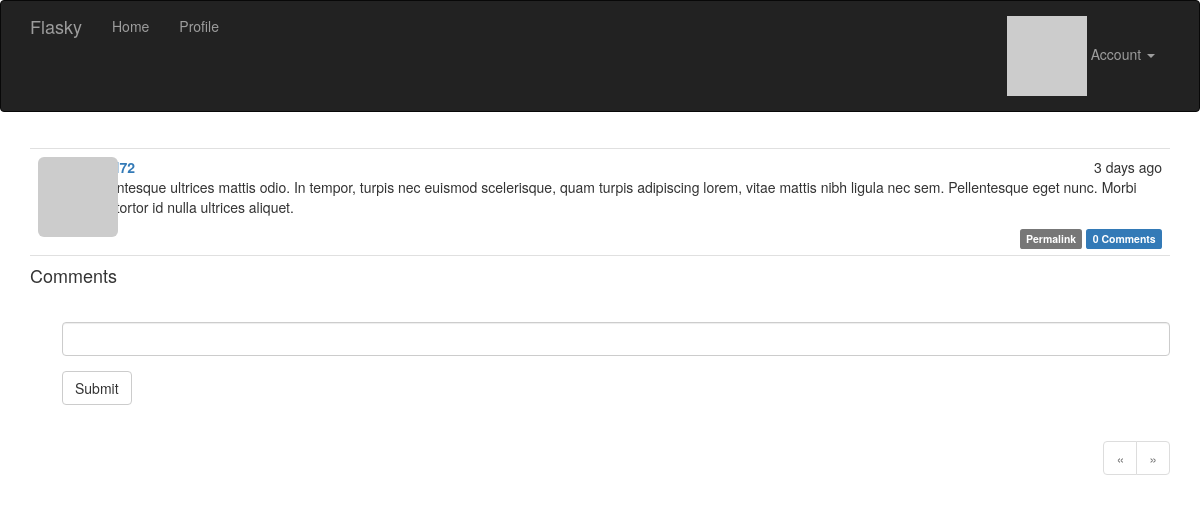
The app's page /post/34 (signed in) with its own data.
### app/models.py (models this page shows, shortened)
class Post(db.Model):
    __tablename__ = 'posts'
    id = db.Column(db.Integer, primary_key=True)
    body = db.Column(db.Text)
    body_html=db.Column(db.Text)
    timestamp = db.Column(db.DateTime, index=True, default=datetime.utcnow)
    author_id = db.Column(db.Integer, db.ForeignKey('users.id'))
    comments = db.relationship('Comment',backref = 'post',lazy = 'dynamic')

### app/main/views.py (the view, shortened to what this page needs)
@main.route('/post/<int:id>', methods=['GET', 'POST'])
def post(id):
    post = Post.query.get_or_404(id)
    form = CommentForm()
    page = request.args.get('page', 1, type=int)
    if page == -1:
        page = (post.comments.count() - 1) // \
            current_app.config['FLASKY_COMMENTS_PER_PAGE'] + 1
    pagination = post.comments.order_by( Comment.timestamp.desc()).paginate(
        page, per_page=current_app.config['FLASKY_COMMENTS_PER_PAGE'],
        error_out=False)
    comments = pagination.items
    return render_template('post.html', posts=[post], form=form,
                           comments=comments, pagination=pagination)

### app/main/forms.py
class CommentForm(Form):
    body = StringField('',validators=[Required()])
    submit = SubmitField('Submit')

### app/auth/views.py (called while the page is built)
@auth.before_app_request
def before_request():
    if current_user.is_authenticated:
        current_user.ping()
        if not current_user.confirmed \
                and request.endpoint[:5] != 'auth.' \
                and request.endpoint != 'static':
            return redirect(url_for('auth.unconfirmed'))

### app/main/__init__.py (called while the page is built)
@main.app_context_processor
def inject_permissions():
    return dict(Permission=Permission)

### app/main/views.py (called while the page is built)
@main.after_app_request
def after_request(response):
    for query in get_debug_queries():
        if query.duration >= current_app.config['FLASKY_SLOW_DB_QUERY_TIME']:
            current_app.logger.warning(
                'Slow query: %s\nParameters: %s\nDuration: %fs\nContext: %s\n'
                % (query.statement, query.parameters, query.duration,
                   query.context))
    return response

### app/models.py (called while the page is built)
@login_manager.user_loader
def load_user(user_id):
    return User.query.get(int(user_id))

    def can(self, permissions):
        return self.role is not None and \
            (self.role.permissions & permissions) == permissions

    def is_administrator(self):
        return self.can(Permission.ADMINISTER)

    def ping(self):
        self.last_seen = datetime.utcnow()
        db.session.add(self)
        db.session.commit()

    def gravatar(self, size=100, default='identicon', rating='g'):
        if request.is_secure:
            url = 'https://secure.gravatar.com/avatar'
        else:
            url = 'http://www.gravatar.com/avatar'
        hash = self.avatar_hash or hashlib.md5(
            self.email.encode('utf-8')).hexdigest()
        return '{url}/{hash}?s={size}&d={default}&r={rating}'.format(
            url=url, hash=hash, size=size, default=default, rating=rating)

### app/templates/post.html (shortened to what this page needs)
{% extends "base.html" %}
{% import "bootstrap/wtf.html" as wtf %}
{% import "_macros.html" as macros %}
{% block page_content %}
{% include '_posts.html' %}
<h4 id="comments">Comments</h4>
{% if current_user.can(Permission.COMMENT) %}
<div class="comment-form">
    {{ wtf.quick_form(form) }}
</div>
{% endif %}
{% if pagination %}
<div class="pagination">
    {{ macros.pagination_widget(pagination, '.post', fragment='#comments', id=posts[0].id) }}
</div>
{% endif %}
{% endblock %}

### app/templates/_posts.html (shortened to what this page needs)
<ul class="posts">
    {% for post in posts %}
    <li class="post">
        <div class="post-thumbnail">
            <a href="{{ url_for('.user', username=post.author.username) }}">
                <img class="img-rounded profile-thumbnail" src="{{ post.author.gravatar(size=40) }}">
            </a>
        </div>
        <div class="post-content">
            <div class="post-date">{{ moment(post.timestamp).fromNow() }}</div>
            <div class="post-author"><a href="{{ url_for('.user', username=post.author.username) }}">{{ post.author.username }}</a></div>
            <div class="post-body">
                {% if post.body_html %}
                    {{ post.body_html | safe }}
                {% else %}
                    {{ post.body }}
                {% endif %}
            </div>
            <div class="post-footer">
                <a href="{{ url_for('.post', id=post.id) }}">
                    <span class="label label-default">Permalink</span>
                </a>
                <a href="{{ url_for('.post', id=post.id) }}#comments">
                        <span class="label label-primary">{{ post.comments.count() }} Comments</span>
                    </a>
            </div>
        </div>
    </li>
    {% endfor %}
</ul>

### app/static/styles.css (style rules this page uses)
.profile-thumbnail { position: absolute; }
ul.posts { list-style-type: none; padding: 0px; margin: 16px 0px 0px 0px; border-top: 1px solid #e0e0e0; }
ul.posts li.post { padding: 8px; border-bottom: 1px solid #e0e0e0; }
div.post-date { float: right; }
div.post-author { font-weight: bold; }
div.post-thumbnail { position: absolute; }
div.post-content { margin-left: 48px; min-height: 48px; }
div.post-footer { text-align: right; }
div.comment-form { margin: 16px 0px 16px 32px; }
div.pagination { width: 100%; text-align: right; padding: 0px; margin: 0px; }

### records on screen
Post: timestamp "3 days ago", body_html "Pellentesque ultrices mattis odio. In tempor, turpis nec euismod scelerisque, quam turpis adipiscing lorem, vitae mattis nibh ligula nec sem. Pellentesque eget nunc. Morbi quis tortor id nulla ultrices aliquet.", comments.count "0"
